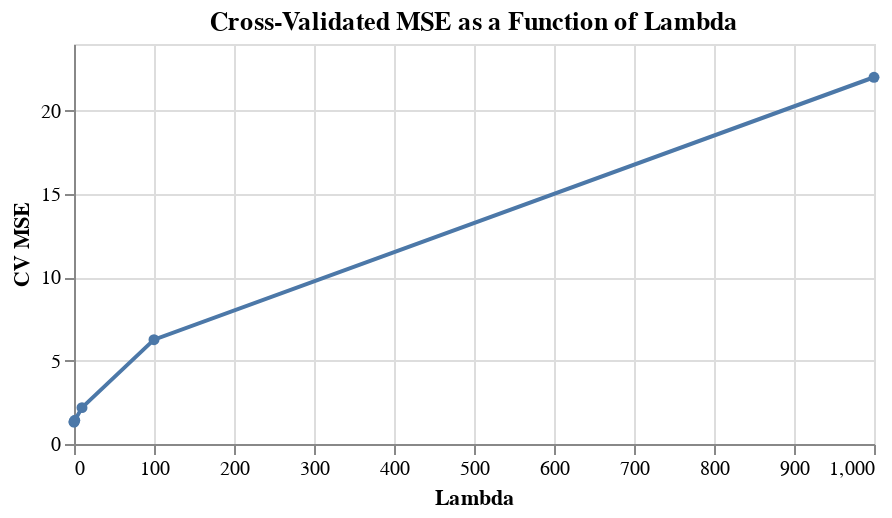

Notebook source saved alongside this figure:
### Code cell
print("lambdas: ", method.lambdas)
print("CV MSEs: ", method.cv_mses)

# plot cv mse as function of lambda using altair
import altair as alt
import pandas as pd

# Create a DataFrame from the cross-validated MSEs
df = pd.DataFrame({'Lambda': method.lambdas, 'CV MSE': method.cv_mses})

# Create a line plot of CV MSE as a function of lambda
line_chart = alt.Chart(df).mark_line(point=True).encode(
    x='Lambda:Q',
    y='CV MSE:Q'
).properties(
    title='Cross-Validated MSE as a Function of Lambda',
    width=400,
    height=200
)

# Display the line chart
line_chart.display()

### Figure 1 — Vega-Lite specification as saved in the notebook (floating-point values rounded to 4 significant figures)
{"config": {"view": {"continuousWidth": 300, "continuousHeight": 300}}, "data": {"name": "data-c1e02c8c953fd0ba12fed1a20eaf2fbc"}, "mark": {"type": "line", "point": true}, "encoding": {"x": {"field": "Lambda", "type": "quantitative"}, "y": {"field": "CV MSE", "type": "quantitative"}}, "height": 200, "title": "Cross-Validated MSE as a Function of Lambda", "width": 400, "$schema": "https://vega.github.io/schema/vega-lite/v5.17.0.json", "datasets": {"data-c1e02c8c953fd0ba12fed1a20eaf2fbc": [{"Lambda": 0.01, "CV MSE": 1.319}, {"Lambda": 0.1, "CV MSE": 1.328}, {"Lambda": 1.0, "CV MSE": 1.42}, {"Lambda": 10.0, "CV MSE": 2.182}, {"Lambda": 100.0, "CV MSE": 6.261}, {"Lambda": 1000.0, "CV MSE": 22.0}]}}
